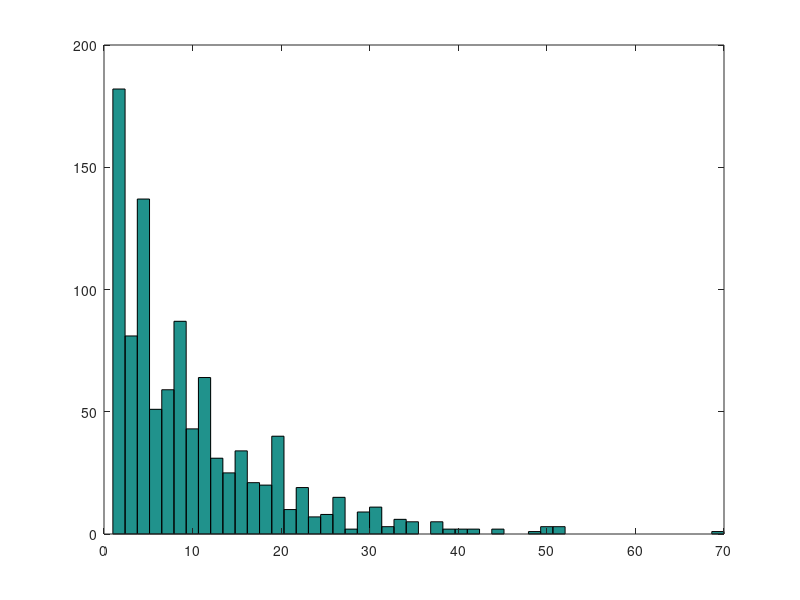

Source code (MATLAB):
%Parameter definition
T=10; % 10 sec
dt=0.001; % 1 msec
lambda=100; % 100 Hz
N=T/dt;

% compute 10 spike trains
y=zeros(10,N);
for j=1:10,
for i=1:N,	
	y(j,i)=(rand<lambda*dt);
end;
end;
spy(y)
axis square

% Coefficient of variation
y=y(1,:);
times=find(y);
isi(1)=times(1);
for i=2:length(times),
	isi(i)=times(i)-times(i-1);
end;
mean_isi=mean(isi);
std_isi=std(isi);
cv=mean_isi/std_isi

% Fano factor
n1=N/100; % n1 intervals of 100 msec
for i=1:n1,
	n(i)=sum(y((i-1)*n1+1:i*n1));
end;
mean_n=mean(n);
std_n=std(n);
fano=std_n^2/mean_n

% ISI Histogram
hist(isi,50)